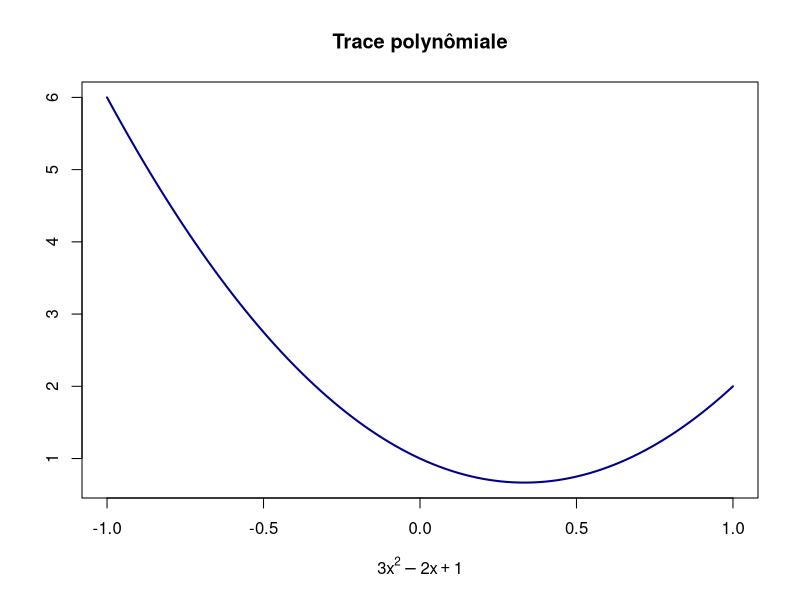
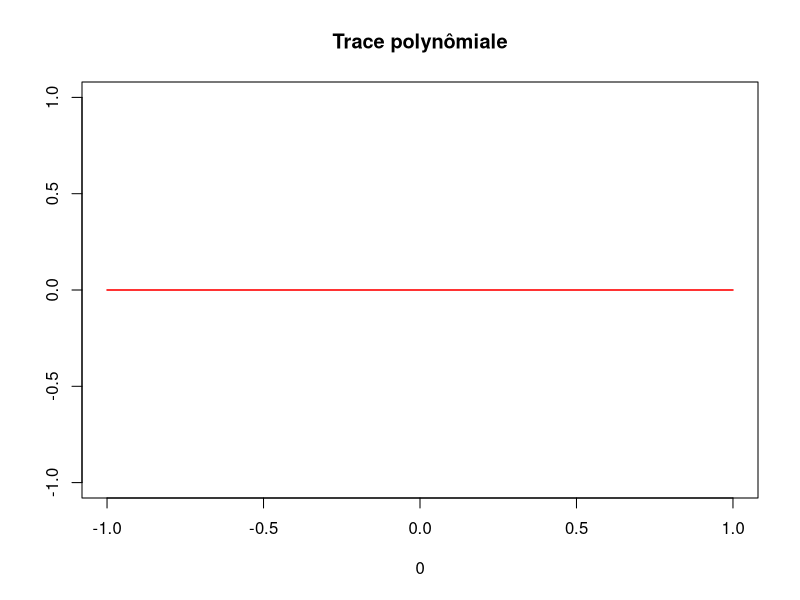
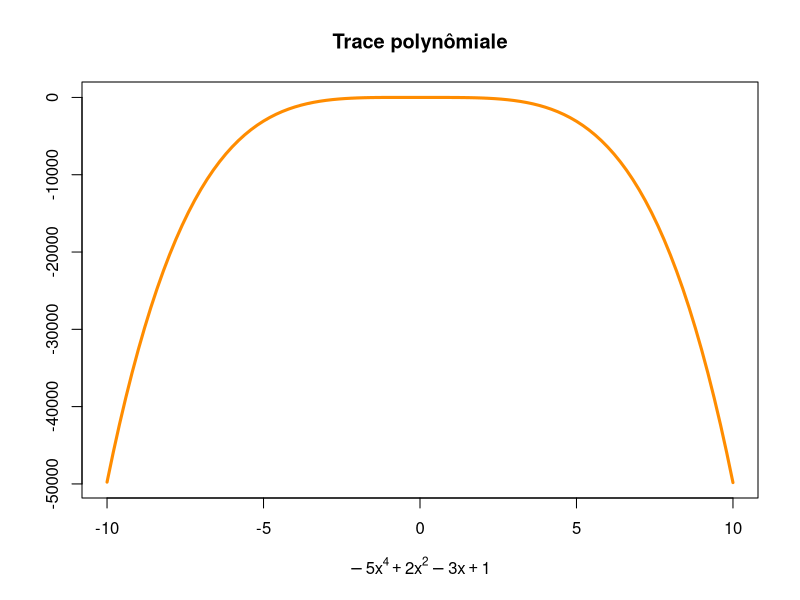
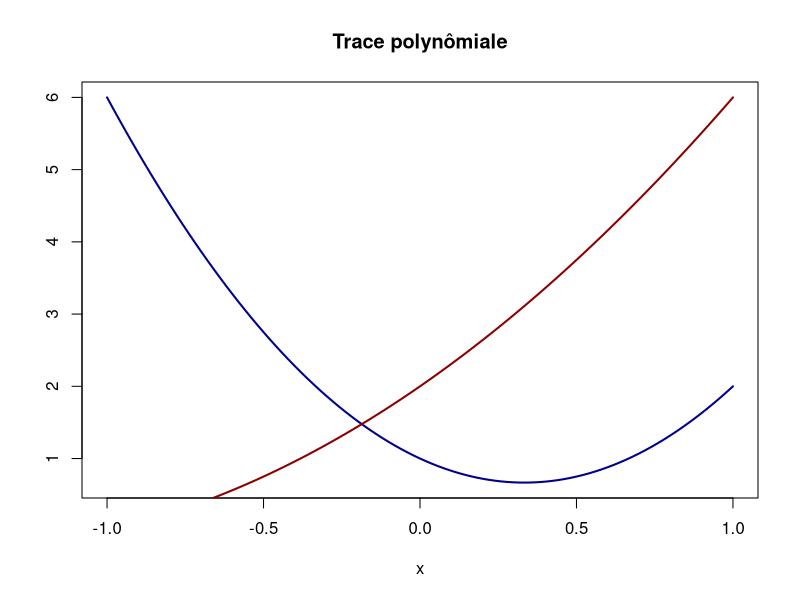
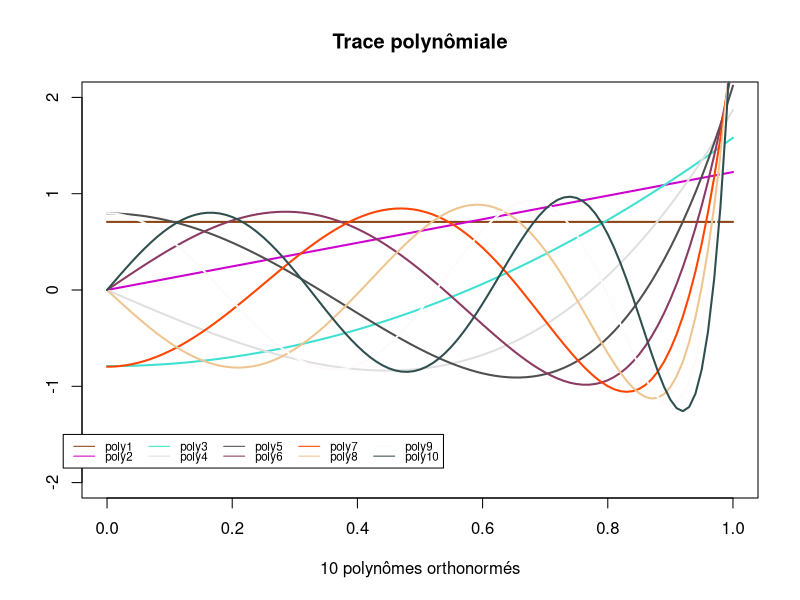
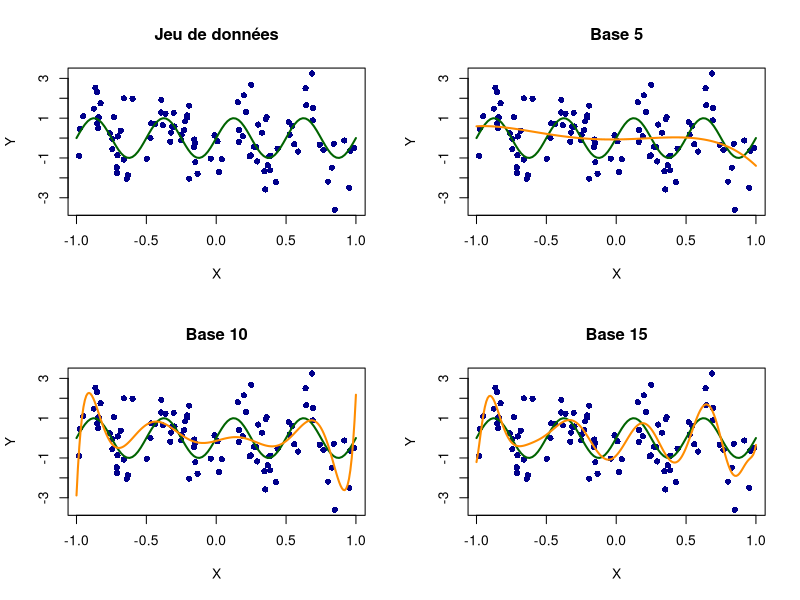
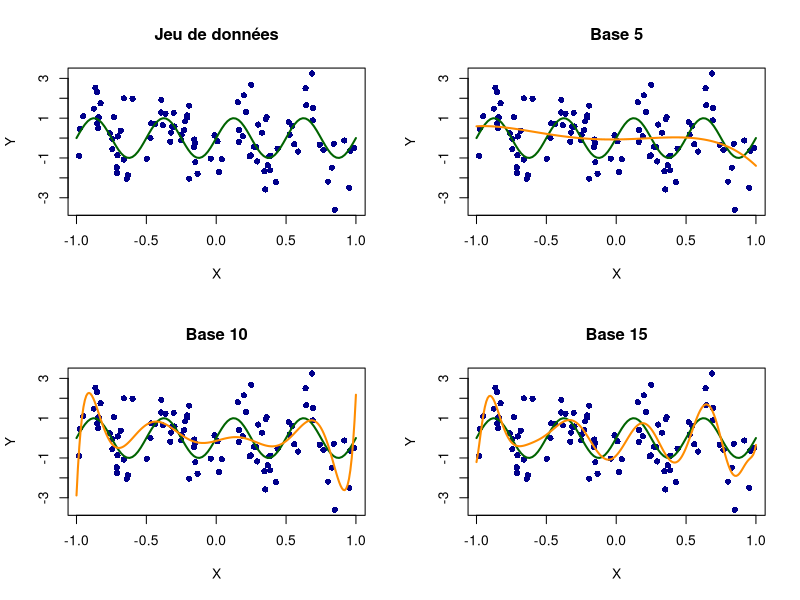

The R script that drew these images, in order:
Sys.setlocale("LC_CTYPE", "fr_FR") ## Si votre système n'est pas en français, vous ne pouvez pas sourcer le scripte avant
## d'exécuter cette premrière commande de configuration. Puisque bien que les lettres spéciales se trouvent seulement
## dans les comentaires et que le codage soit par défaut en UTF-8, R ne les acceptent bizzarement pas lors de la source
## (par contre runner toutes les commandes même en une fois marchera.)

## Encodage mis en UTF-8 pour permettre l'affichage des lettres accentuées.
## Rouvrez le fichier avec le bon codage si besoin.

## Une note avant tout ##
## J'ai prévilégié dans l'ensemble du scripte les classes et méthodes S4 que celles S3, c'est notamment à cause du choix
## personnel, bien que S4 dépasse S3 sous certains aspects (poo, vérification de classe, droit d'accès etc.) et devienne
## plus compliqué sous certains autres. Cela étant dit, pour faciliter la lecture, j'ai toujours nommé les fonctions
## d'enjeu au sein des méthodes S4 suivant la nomencloture S3 dès que possible, de telle sorte que une méthode S3 soit
## également créée qui peut être appelée comme une fonction ordinaire sans forcément passant par la fonction générique.
## Example :
## setMethod(
##    f = "is",
##    signature = "Polynomial",
##    definition = is.Polynomial <- function(object) class(object) == "Polynomial"
## )
## "is.Polynomial <-" est ici redondant. Normalement, S4 ne soutien que d'appeler une méthode à travers sa fonction générique
## is(x, "Polynomial")
## et non pas genre
## is.Polynomial(x)
##
## Il convient de remarquer que 1. ça entraîne une redondance (deux méthodes pour faire la même chose) et que
## 2. ce n'est pas la bonne façon de travailler avec S4. Je fais comme ça seulement pour simplifier la vérification du
## résultat.

#############################################
## Hightlights du scripte pour l'impatient ##
#############################################

## Emploi de classes et méthodes S4

## Test complet de chaque fonction avec tout genre d'examples : polynôme 0, polynômes de même degré mais de coeffs
## dominants de signes opposés qui s'annulent, etc.

## Construction d'un polynôme par ses racines sans multiplier mononôme par mononôme.

## Utilisation du méchanisme de trois points dans la définition de fonction.

## Redéfinition des opérations arithmétiques en passant par leur groupe "Arith".

## Utilisation des paquets "glmnet" et "plotmo" pour Lasso.

## Création d'un paquet R "projet2017Polynomial" installable contenant les fiches aides à l'aide du paquet "roxygen2".

#############################
## Partie Base polynomiale ##
#############################

## Comme le chargement du paquet {polynom} n'est pas souhaité d'après l'esprit de l'ensemble des exercices,
## la classe "Polynomial" n'existe pas encore. Il convient d'abord de la créer. Ici, le nom de
## la classe est capitalisé afin de ne pas le confondre avec celui défini dans le paquet {polynom}.
setClass("Polynomial", representation(coeffs = "numeric"))

## On définit ici également le massage retourné par R à chqaue fois que le contenu d'un objet "Polynomial"
## est demandé.
setMethod(
  f = "show",
  signature = "Polynomial",
  definition = function(object) {
    cat("Un objet de classe \"Polynomial\" dont les coefficients dans l'ordre croissant sont : \n")
    print(object@coeffs)
  }
)


## 1. Création de la fonction "Polynomial" qui crée un objet "Polynomial". ##

Polynomial <- function(coeffs, roots = FALSE, dominant = 1) {
  if (roots) stop("La construction d'un polynôme à partir de ses racines n'est pas encore implémentée. ",
                  call. = FALSE) else
    new("Polynomial", coeffs=coeffs)
}

## Essayons avec 1+2x+3x^2, puis 'roots = TRUE' :
poly1 <- Polynomial(c(1, -2, 3))
poly1
## Ceci renvoyera un message d'erreur
# Polynomial(c(1, 2), roots=TRUE)


## 2. Création de la méthode "is.Polynomial" vérifiant si l'objet est de classe "Polynomial". ##

## Ici, une méthode pouvant être appelée par la fonction générique "is" est plus pertinente qu'une
## fonction indépendante. Elle est créée en S3 et en S4.
setMethod(
  f = "is",
  signature = "Polynomial",
  definition = is.Polynomial <- function(object) class(object) == "Polynomial"
)

## Essayons d'abord avec la méthode elle-même puis avec sa fonction générique "is".
is.Polynomial(poly1)
is(poly1, "Polynomial")
is.Polynomial(c(1, 2))


## 3. Création de la méthode "as(x, "Polynomial")" convertissant un verteur numérique ou une liste dont le premier ##
## élément est un vecteur numérique en un objet "Polynomial". ##

## Attention, car la fonction générique "as" est très particulière (les méthodes S4 se distinguent normalement
## par leur entrée mais ici, l'enjeu c'est la valeur retournée par chaque méthode de la fonction générique "as"),
## c'est compliqué de procéder avec la fonction setMethode. En revanche, il existe pour cela la fonction S4 "setAs",
## qui permet d'appliquer la coercition sans peine.
## On ne vérifie pas si le vecteur ou le premier élément dé-listé est numérique. On laisse ce travail à la
## fonction "Polynomial" qui renverra à son tour un massage d'erreur en cas d'incompatibilité.
setAs(
  from = "numeric", # pour un vecteur numérique
  to = "Polynomial",
  def = as.Polynomial <- function(from) Polynomial(if (is.list(from)) from[[1]] else from)
)
setAs(
  from = "list", # pour une liste
  to = "Polynomial",
  def = as.Polynomial <- function(from) Polynomial(if (is.list(from)) from[[1]] else from)
)

## On voit bien que grâce à la façon de construction, la méthode existe tant en S3 qu'en S4
as.Polynomial(list(x=c(1, 2)))
as.Polynomial(c(1, 2))
as(c(1, 2), 'Polynomial')
as(list(x=c(1, 2)), 'Polynomial')

## La ligne suivante génère une erreur par la fonction "Polynomial" car le vecteur n'est pas numérique.
## as.Polynomial((x=c('a', 'b')))


## 4. Création de la fonction "simplifyPolynomial" qui rend dominant le premier terme de coefficient non nul. ##

## Le paramètre degreVoulu sert à répérer le degré du polynôme renvoyé. Si On veut simplement le polynôme
## simplyfié, pas besoin de préciser ce paramètre (0 par défaut). Par contre si le degré voulu est plus élevé que
## celui du polynôme simplyfié, la fonction va le compléter avec des 0 jusqu'à ce degré-là. Cette conception verra
## son utilité dans la question 11 (opérations arithmétiques).
simplifyPolynomial <- function(x, degreVoulu = 0) {
  longueur <- length(x@coeffs)
  if (longueur - 1 < degreVoulu) {
    x@coeffs <- c(x@coeffs, rep(0, degreVoulu - longueur + 1))
    return (x)
  } else {
    if (longueur == 1) return(x)
    else if (tail(x@coeffs, 1) != 0 || longueur - 1 <= degreVoulu) return(x)
    else {
     x@coeffs <- x@coeffs[-longueur]
     return(simplifyPolynomial(x, degreVoulu))
    }
  }
}

## Quelques examples
poly1
simplifyPolynomial(poly1)
poly2 <- Polynomial(c(1,-3,2,0,-5,0,0,0))
simplifyPolynomial(poly2)
simplifyPolynomial(poly2, degreVoulu = 5)
simplifyPolynomial(poly2, degreVoulu = 10)

## On s'assure également que le polynôme nul est compatible avec la fonction
poly0 <- Polynomial(c(0, 0, 0))
simplifyPolynomial(poly0)


## 5. Création de la méthode "as.character.Polynomial" qui convertit un polynôme en une chaîne de caractères. ##

## D'abord une fonction degre() qui renvoie le degré d'un objet "Polynomial"
degre <- function(p) {
  sim_p <- simplifyPolynomial(p)@coeffs
  return(if ((longueur <- length(sim_p)) == 1 & sim_p[1] == 0) -Inf else longueur - 1)
}

## Essayons avec
poly1
degre(poly1)
poly2
degre(poly2)
poly0
degre(poly0)

## Maintenant création de la fonction "as.character.Polynomial".
## Les paramètres contiennt un booléen pour préciser si on veut des signes de multiplication entre les coefficients
## et les 'x' au résultat. S'il est faux, le format humain sera renvoyé et s'inon'il est vrai, le format "expression"
## sera renvoyé ce qui sert plus tard à mettre un libellé dans un plot plus facilement en pouvant faire appel à la
## fonction "expression".
as.character.Polynomial <- function(x, expressionStyle = FALSE) {
  sim_x <- rev(simplifyPolynomial(x)@coeffs)
  Deg <- length(sim_x) - 1
  if (Deg == 0) return (as.character(sim_x[Deg+1])) else {
    coeffs_caracteres <- sim_x

    ## Ici le code pour insérer des '*' en cas de besoin.
    if (expressionStyle) {
      signeMulti <- rep("*", Deg+1)
      signeMulti[sim_x %in% c(-1, 1)] <- ""
      signeMulti[Deg+1] <- ""
    }

    coeffs_caracteres[-(Deg+1)][coeffs_caracteres[-(Deg+1)] == 1] <- ""
    coeffs_caracteres[-(Deg+1)][coeffs_caracteres[-(Deg+1)] == -1] <- "-"
    coeffs_caracteres[-1][coeffs_caracteres[-1] > 0 | coeffs_caracteres[-1] == ""] <-
        paste("+", coeffs_caracteres[-1][coeffs_caracteres[-1] > 0 | coeffs_caracteres[-1] == ""], sep="")
    return (
      paste(coeffs_caracteres[sim_x != 0],

            ## Ici le code pour insérer des '*' en cas de besoin.
            if (expressionStyle) signeMulti[sim_x != 0],

            c(rep("x^", Deg - 1), "x", "")[sim_x != 0],
        if (Deg == 1) c("", "")[(sim_x != 0)] else c(Deg:2, "", "")[sim_x != 0], sep = "", collapse = "")
      )
  }
}

## Maintenant on emballe la fonction dans une méthode
setMethod(
  f = "as.character",
  signature = "Polynomial",
  definition = as.character.Polynomial
)

## Essayons avec quelques examples.
## A noter que les 1 et les -1 apparaissent comme il faut selon s'ils sont termes constants ou non.
as.character.Polynomial(poly1)
as.character.Polynomial(poly2)
as.character.Polynomial(Polynomial(c(0, 1, -1, 1, 0, -1, 2, 0)), expressionStyle = TRUE)
as.character.Polynomial(poly0)
as.character.Polynomial(Polynomial(c(0, 1)))
as.character.Polynomial(Polynomial(c(1, -1)))
as.character.Polynomial(Polynomial(-1))


## 6. Création d'une méthode de la fonction générique "print" pour afficher un polynôme à la console. ##

setMethod(
  f = "print",
  signature = "Polynomial",
  definition = print.Polynomial <- function(x) print(as.character.Polynomial(x), quote = FALSE)
)

## Essayons avec
print(poly1)

## 7. Création d'une fonction calculant la dérivée d'un polynôme. ##

derivePolynomial <- function(x) {
  if ((Deg <- degre(x)) <= 0) return (Polynomial(0)) else {
    deriveCoeffs <- simplifyPolynomial(x)@coeffs[-1] * 1:Deg
    return (Polynomial(deriveCoeffs))
  }
}

## Essayons avec
derivePolynomial(poly1)
derivePolynomial(poly2)
derivePolynomial(poly0)

## 8. Création d'une fonction calculant la primitive d'un polynôme. ##

## A savoir que la constante C ajoutée est 0.
primitivePolynomial <- function(p) {
  if ((Deg <- degre(p)) == -Inf) return (Polynomial(0)) else {
    primitiveCoeffs <- c(0, simplifyPolynomial(p)@coeffs / 1:(Deg + 1))
    return (Polynomial(primitiveCoeffs))
  }
}

## Essayons avec
primitivePolynomial(poly1)
primitivePolynomial(poly2)
primitivePolynomial(poly0)

## 9. Création d'une fonction évaluant un polynôme en un ou plusieurs points donnés. ##

## A noter qu'ici le calcul vectoriel (x est un vecteur représentant plusieurs points) est soutenu.
values <- function(p, x) {
  sapply(x,
    function(poly, y) {
      sim_p <- simplifyPolynomial(poly)@coeffs
      if ((Deg <- degre(poly)) <= 0) return (sim_p[1]) else
      return ((sim_p)[1] + sum(sim_p[-1] * y^(1:Deg)))
    },
    poly = p
  )
}

## Essayons avec
poly1
values(p=poly1, x=c(1, 2))
poly2
values(poly2, c(0, -1, -2))
values(poly0, c(0, 0))

## 10. Création d'une fonction calculant l'intégrale d'un polynôme entre [-1, 1]. ##

## A noter que le calcul se fait à travers la primitive du polynôme et que xmin peut être plus petit, égal, ou
## plus grand que xmax.
integratePolynomial <- function(p, xmin, xmax) diff(values(primitivePolynomial(p), c(xmin, xmax)))

## Essayons avec
poly1
primitivePolynomial(poly1)
integratePolynomial(poly1, 1, 2)
integratePolynomial(poly1, 2, 1)
integratePolynomial(poly1, 1, 1)
integratePolynomial(poly0, 3, 10)

## 11. Création des méthodes pour `+`, `-` et `*` permettant l'addition, la soustraction et la multiplication ##
## entre polynômes. ##

## Attention : A la 1ère fois j'ai fait cet exercice en créant des méthodes S4 resp. pour `+`, `-` et `*`, dont j'ai mis
## le code en commentaires à la fin du scripte. Ça a marché sans aucun souci en premier temps. Cependant, lorsque
## j'utilise la fonction "cv.glmnet" du paquet "glmnet" dans la question 23, R retourne une erreur car cette fonction-là
## surcharge également la fonction `+` pour sa nouvelle classe "Matrix" et la méthode rentre en conflict avec la mienne !
## En outre, surcharger séparémént les fonctions génériquse `+`, `-` et `*` n'est en effet pas la bonne façon de travailler
## avec les méthodes S4 car il s'agit d'un GROUPE de fonctions générique. La bonne façon pour S4 est de surcharger le
## groupe générique "Arith", d'où il faudra un traitement intégral de toutes les opérations arithmétiques dont on a besoin
## dans l'ensemble du scripte. Pour cela, j'ai regroupé les exercices 11 et 16 et invite le lecteur à trouver la réponse
## de cet exercice à la place de l'exercice 16 (Division euclidienne entre polynômes).


## 12. Redéfinition de la classe "Polynomial" et de la fonction de création "Polynomial". ##

## On va d'abord redéfinir la classe "Polynomial" en y ajoutant un slot "racines".
setClass("Polynomial", representation(coeffs = "numeric", racines = "numeric"), prototype(racines = NA_integer_))

## Renouvellement de la fonction de création "Polynomial" qui crée maintenant un objet "Polynomial" à travers
## ses coefficients ou ses racines.
Polynomial <- function(num, roots = FALSE, dominant = 1) {
  if (roots) {
    coeffs <- sapply(length(num):1, function(x) sum(apply(combn(num, x), 2, prod)))
    new("Polynomial", coeffs = dominant * c(coeffs, 1), racines = sort(num))
  } else
    new("Polynomial", coeffs = num)
}

## Essayons avec quelques examples
poly3 <- Polynomial(c(1,2), roots = TRUE)
print(poly3)
poly4 <- Polynomial(c(-1,-1), roots = TRUE, dominant = 5)
print(poly4)
poly5 <- Polynomial(c(0,0), roots = TRUE)
print(poly5)
poly6 <- Polynomial(c(0,0,1), roots = TRUE)
print(poly6)

## Il convient également de redfinir la façon d'afficher un objet polynomial.
setMethod(
  f = "show",
  signature = "Polynomial",
  definition = function(object) {
    cat("Un objet de classe \"Polynomial\" dont les coefficients dans l'ordre croissant sont : \n")
    print(object@coeffs)
    if (is.na(object@racines[1])) cat("Mais ses racines ne sont pas connues. \n") else {
      cat("Et ses racines sont : \n")
      print(object@racines)
    }
  }
)

## Il convient de réinitialiser les polynômes créés avec l'ancienne classe.
poly1 <- Polynomial(c(1, -2, 3))
poly2 <- Polynomial(c(1,-3,2,0,-5,0,0,0))
poly0 <- Polynomial(0)
poly1
poly2

## La fonction "simplifyPolynomial" est-elle toujours opérationnelle ? (Qui ne doit pas perdre les racines
## en cas d'existence)
poly6
poly6@coeffs <- c(0, 0, 1, 1, 0, 0, 0)
simplifyPolynomial(poly6)
simplifyPolynomial(poly6, degreVoulu = 10) ## Réponse : oui.

## Il conviendrait aussi de redéfinir la fonction "primitivePolynomial", Pour la garde des racines
## si les opérandes en ont. Mais vu qu'on s'en servira pas par la suite, ici on ne va pas le faire.

## 13. Création d'une méthode pour "summary" qui affiche les coeffs et les racines d'un polynôme. ##

setMethod(
  f = "summary",
  signature = "Polynomial",
  definition = function(object) {
    return (list(coeffs = object@coeffs, racines = object@racines))
  }
)

## Essayons avec
summary(poly6)
summary(poly1)$coeffs

## 14. Creation d'une méthode pour "plot" qui trace un polynôme. ##

setMethod(
  f = "plot",
  signature = "Polynomial",
  definition = plot.Polynomial <- function(x, xlim=c(-1,1), main = "Trace polyn\U00F4miale",
    xlab = parse(text = as.character.Polynomial(x, expressionStyle = TRUE)),
    ylab = "", col="darkblue", lwd=2, ...) {
    courbe <- function(y) values(x, y)
    plot(courbe, xlim = xlim, main = main, xlab = xlab, ylab = ylab, col=col, lwd=lwd, ...)
  }
)

## Essayons avec
plot.Polynomial(poly1)
plot(poly0, col='red', lwd=1.5)
plot(poly2, col="darkorange", lwd=3, xlim=c(-10, 10))

## 15. Surcharger la fonction "lines" pour ajouter d'autres traces polynomiales. ##

## ATTENTION : On ne va pas créer la fonction lines.Polynomial(), dont on ne servira pas de toute façon.
## Pour ajouter une autre courbe à un plot existant, il suffirera d'utiliser plot.Polynomial() avec le paramètre
## add = TRUE. Pourquoi cela marche ?

## Quand on fait appel à la méthode plot.Polynomial(), sa fonction générique va chercher la méthode
## plot.function() au lieu de plot.default() qui va à son tour faire appel à la méthode plot.xy(),
## parce que notre méthode plot.Polynomial() est construite de manière qu'elle prenne une fonction comme
## entrée et non pas un couple de vecteurs numériques. Du coup plot.function() accepte add=TRUE comme
## paramètre alors que ce n'est pas le cas de plot.xy() !

## Essayons avec
plot.Polynomial(poly1, xlab = NULL)
plot.Polynomial(poly3, add=TRUE, col="darkred")

## 11. et 16. Opérations arithmétiques polynomiales et entre un polynôme et un nombre. ##

## Maintenant toutes les opérations arithmétiques polynomiales ensembles.
## i) Opérations polynomiales binaires
setMethod(
  f = "Arith",
  signature (e1 = "Polynomial", e2 = "Polynomial"),
  definition = function(e1, e2) {

    ## addition ##
    ## Rappelez-vous du paramètre "d'en trop" "degreVoulu" dans la fonction simplifyPolynomial(), dont le but est de
    ## compléter un polynôme avec des 0 à un degré donné plus élevé que celui du polynôme. Maintenant on va s'en servir
    ## pour éviter le mécanisme du recyclage des opérations vectorielles de R.
    if (as.character(match.call()[[1]]) == "+") {
      maxDeg <- max(degre(e1), degre(e2))
      e1 <- simplifyPolynomial(e1, degreVoulu = maxDeg)
      e2 <- simplifyPolynomial(e2, degreVoulu = maxDeg)
      resultat_coeffs <- callGeneric(e1@coeffs, e2@coeffs)
      return (simplifyPolynomial(Polynomial(resultat_coeffs)))
    } else

    ## Soustraction ##
    ## Exactement le même code sauf "-" au lieu de "+".
    if (as.character(match.call()[[1]]) == "-") {
      maxDeg <- max(degre(e1), degre(e2))
      e1 <- simplifyPolynomial(e1, degreVoulu = maxDeg)
      e2 <- simplifyPolynomial(e2, degreVoulu = maxDeg)
      resultat_coeffs <- callGeneric(e1@coeffs, e2@coeffs)
      return (simplifyPolynomial(Polynomial(resultat_coeffs)))
    } else

    ## Multiplication ##
    ## Il y a des algorithmes efficaces dédiés au calcul de la multiplication polynomiale en informatique,
    ## e.g. celui de "diviser pour régner". Ici on ne va pas le faire, puisque
    ## 1. R n'est de toute façon pas un logiciel très efficace, d'où de couper un polynôme en morceaux va prendre du temps
    ## 2. On ne va pas faire de la multiplication avec des polynômes gigantesques, le temps gagné sera pas remarquable.
    ## Donc ici, on le fait avec des boules.
    if (as.character(match.call()[[1]]) == "*") {
      Deg1 <- degre(e1)
      Deg2 <- degre(e2)
      if (Deg1 == -Inf || Deg2 == -Inf) return (Polynomial(0)) else {
        DegResultat <- Deg1 + Deg2
        coeffs1 <- simplifyPolynomial(e1)@coeffs
        coeffs2 <- simplifyPolynomial(e2)@coeffs
        resultat_coeffs <- numeric(DegResultat + 1)
        for (i in 1:(Deg1+1))
          for (j in 1:(Deg2+1))
            resultat_coeffs[i+j-1] <- resultat_coeffs[i+j-1] + coeffs1[i] * coeffs2[j]
        return (Polynomial(resultat_coeffs))
      }
    } else

    ## Résidu ##
    if (as.character(match.call()[[1]]) == "%/%")  {
      if (degre(e2) == -Inf) stop("Diviseur ne doit pas être nul !") else
        if (degre(e2) == 0) return (Polynomial(0)) else {
          coeffs1 <- simplifyPolynomial(e1)@coeffs
          coeffs2 <- simplifyPolynomial(e2)@coeffs
          if (length(coeffs1) < length(coeffs2) || length(coeffs1) == 0) {
            e1@racines <- NA_integer_
            return (simplifyPolynomial(e1))
          } else {
            e1@coeffs <- coeffs1 - c(rep(0, length(coeffs1) - length(coeffs2)),
                                     tail(coeffs1, 1) / tail(coeffs2, 1) * coeffs2)
            return (simplifyPolynomial(e1) %/% e2)
          }
        }
    } else

    ## Quotient ##
    if (as.character(match.call()[[1]]) == "%%") {
      if (degre(e2) == -Inf) stop("Diviseur ne doit pas être nul !") else {
        coeffs1 <- simplifyPolynomial(e1)@coeffs
        coeffs2 <- simplifyPolynomial(e2)@coeffs
        if (length(coeffs1) < length(coeffs2) || (length(coeffs1) == 1 && coeffs1[1] == 0)) return (Polynomial(0)) else {
          Deg_diff <- length(coeffs1) - length(coeffs2)
          Quotient_coeff_dominant <- tail(coeffs1, 1) / tail(coeffs2, 1)
          e1@coeffs <- coeffs1 - c(rep(0, Deg_diff), Quotient_coeff_dominant * coeffs2)
          return (Polynomial(c(rep(0, Deg_diff), Quotient_coeff_dominant)) + (simplifyPolynomial(e1) %% e2))
        }
      }
    } else

    ## Autre opération ##
    stop("Cette opération est non définie entre les polynômes !")
  }
)

## ii) Opérations polynomiales unaires
setMethod(
  f = "Arith",
  signature (e1 = "Polynomial"),
  definition = function(e1) {
    e1@coeffs <- callGeneric(e1@coeffs)
    return (simplifyPolynomial(e1))
  }
)

##### Vérifions maintenant les méthodes avec une série d'examples. ####
## Addition
poly1 ; poly2
poly1 + poly2
+ poly2
+ poly0
poly0 + poly0

## Soustraction
poly1 ; poly2
poly1 - poly2
- poly2
- poly0
poly0 - poly0

## Multipliacation
poly1; poly2
poly1 * poly2
poly0 * poly0
poly0 * poly1

## Calcul du residu
Polynomial(c(1, 3, -1, 1), roots = TRUE) %/% Polynomial(c(5, 10, 5))
Polynomial(c(1, 0, -2, 0, 0, 3, -5, -6, -8)) %/% Polynomial(c(3, -5, -6, -8))
poly1
poly1 %/% Polynomial(2)
## Cette commande renvoyera une erreur
# poly1 %/% poly0

## Calcul du quotient
Polynomial(c(1, -1, 1), roots = TRUE) %% Polynomial(c(1, 1), roots = TRUE)
Polynomial(c(1, 0, -2, 0, 0, 3, -5, -6, -8)) %% Polynomial(c(3, -5, -6, -8))
poly1
poly1 %% Polynomial(2)
## Cette commande renvoyera une erreur
# poly1 %% poly0


## iii) Ensuite, au lieu de convertir à chaque fois le diviseur numérique en polynôme puis faire la division
## polynomiale, il convient de définir la division et la multiplication d'un polynôme par un nombre, pour des
## raisons d'efficacité de calcul.
setMethod(
  f = "Arith",
  signature (e1 = "Polynomial", e2 = "numeric"),
  definition = function(e1, e2) {

    ## Division par un monbre ##
    if (as.character(match.call()[[1]]) == "/") {
      if (e2 == 0) stop("Diviseur ne doit pas être nul !") else {
        e1@coeffs <- e1@coeffs / e2
        return (simplifyPolynomial(e1))
      }
    } else

      ## Multiplication par un monbre ##
      if (as.character(match.call()[[1]]) == "*") {
        e1@coeffs <- e1@coeffs * e2
        return (simplifyPolynomial(e1))
      } else

        ## Autre opération ##
        stop("Cette opération est non définie entre les polynômes !")
  }
)
poly1 / 0.5
poly2 * 2

setMethod(
  f = "Arith",
  signature (e1 = "numeric", e2 = "Polynomial"),
  definition = function(e1, e2) {

    ## Multiplication par un nombre ##
    if (as.character(match.call()[[1]]) == "*") {
      e2@coeffs <- e1 * e2@coeffs
      return (simplifyPolynomial(e2))
    } else

      ## Autre opération ##
      stop("Cette opération est non définie entre les polynômes !")
  }
)
2 * poly2



## 17. Création d'une fonction qui renvoie une base polynomiale, ortho-normée ou non. ##

## Ecrions d'abord une méthode pour "sum()" qui prend comme paramètre une liste de listes chacune composée d'un seul
## polynôme et calcule leur somme. Ce qui rendra le prochain morceaux du code beaucoup plus lisible.
.sum_def <- function(x, ..., na.rm = FALSE) base::sum(x, ..., na.rm = na.rm)
setGeneric("sum", function(x, ..., na.rm = FALSE) standardGeneric("sum"), useAsDefault = .sum_def, group="Summary")

setMethod(
  f = "sum",
  signature (x = "list", na.rm = "ANY"),
  definition = function(x, ..., na.rm) {
    if (length(x) == 0) return (Polynomial(0)) else
      if (length(x) == 1) return (simplifyPolynomial(x[[1]])) else
       return (simplifyPolynomial(x[[1]] + sum(x[-1])))
  }
)

## Essayons simplement avec
poly1
sum(list(poly1, poly1, poly1, poly1))

## Maintenant la fonction qui donne la base
basePolynomial <- function(d, ortho=FALSE) {
  nouvelleComposante <- Polynomial(c(rep(0, d-1), 1))
  if (d <= 1) return (list(nouvelleComposante / if (!ortho) 1 else sqrt(2))) else {
    basePrecedente <- basePolynomial(d-1, ortho)
    if (ortho) {
      diminuteur <- sum(lapply(basePrecedente, function(p, p1) integratePolynomial(p * p1, -1, 1) * p,
                               p1 = nouvelleComposante))
      nouvelleComposante <- nouvelleComposante - diminuteur
      nouvelleComposante <- nouvelleComposante / sqrt (integratePolynomial(nouvelleComposante * nouvelleComposante, -1, 1))
    }
    return (c(basePrecedente, nouvelleComposante))
  }
}

## Un example de base non orthogonale
basePolynomial(3)

## Puis un example de base ortho-normée
BasePoly4 <- basePolynomial(4, ortho=TRUE)
BasePoly4
## Vérifions que la base est bien ortho-normée
sapply(BasePoly4, function(x) integratePolynomial(x*x, -1, 1)) # doit renvoyer : [1] 1 1 1 1
apply(combn(BasePoly4, 2), 2, function(x) integratePolynomial(x[[1]]*x[[2]], -1, 1)) # doit renvoyer : [1] 0 0 0 0 0 0


## 18. Représentation des 10 premiers polynômes sur un graphique. ##

BasePoly10 <- basePolynomial(10, ortho=TRUE)

set.seed(21007979)
couleurs <- sample(colors(), 10)
invisible(sapply(1:10, function(i, ...) plot(BasePoly10[[i]], col = couleurs[i], add = (i != 1), ...),
          xlim = c(0, 1), ylim = c(-2, 2), xlab = "10 polyn\U00F4mes orthonorm\U00E9s"))
legend(-0.07, -1.5, inset = 0.05, legend = paste("poly", 1:10, sep = ""), col = couleurs,
      lwd = 1, xpd = TRUE, ncol = 5, y.intersp = 0.7, cex = 0.7)

## 19. Création d'une fonction qui fait la régression linéaire polynomiale à l'aide d'une base polynomiale donnée. ##

regLinBaseQconq <- function(X, Y, Base) {
  if (!is.numeric(X) | !is.numeric(Y) | length(X) != length(Y)) stop("X et Y doivent être deux vecteurs numériques
    de même longueur !") else
  if (!is.list(Base)) stop("Base doit être soit une liste de polynômes soit une liste de functions !") else
  if (is.Polynomial(Base[[1]])) {
    Base <- lapply(Base, function(composante) return (function(x) values(composante, x)))
  }

  if (is.function(Base[[1]])) {
    lmFit <- lm(as.formula(paste("Y ~ 0", (paste("Base[[", 1:length(Base), "]](X)", sep="", collapse="+")), sep="+")))
  } else stop("La base entrée n'est ni de fonctions ni de polynômes !")
## Ici, je suis obsessif de fabriquer une formule plutôt que de créer une matrice avec une série de variables, pour
## que mon modèle à la fin reste un modèle entre X et Y. J'ai tout intérêt de faire ça comme ça car plus tard, quand
## je prédis pour n'importe quelle valeur de X entre [-1, 1], je pourrai prendre ce modèle calculé et lui donner
## directement la valeur du nouveau X. Sinon, je serais obligé de recalculer à chaque fois la matrice,
## si ce nouveau X n'appartient pas à l'ensemble des valeurs de X utilisées pour ajuster le modèle.

  names(lmFit$coefficients) <- paste("f_", 1:length(Base), "(X)", sep = "")
  return(lmFit)
}

## 20. Simulations d'un jeu de données. ##

X1 <- runif(n = 100, min = -1, max = 1)
epsilon <- rnorm(n = 100)
Y1 <- sin(4 * pi * X1) + epsilon


## 21. Traces du nuage des points et les estimations des modèles avec des bases de 5, 10 et 15 composantes. ##

## En faveur de l'exercice 22, j'ai emballé les étapes de tracer dans une fonction, qui prend comme paramètres
## entres autres un nombre quelconque de bases quelconques et le jeu de données.
traceModelesAjustes <- function(newPar = c(2, 2), dimBases = c(5, 10, 15), FUN = basePolynomial,
                                Y = Y1, X = X1, ...) {
  FitListe <- lapply(dimBases, function(x) regLinBaseQconq(X, Y, FUN(x, ...)))
  XGrille = seq(-1, 1, by = 0.01)
  YPreditListe <- lapply(FitListe, function(Fit) predict(Fit, data.frame(X = XGrille)))
  oldPar <- par(mfrow = newPar)
  for (i in c(0, dimBases)) {
    plot(Y~X, pch = 16, col = "darkblue")
    plot(function(x) sin(4 * pi * x), xlim=(c(-1, 1)), add=TRUE, lwd=2, col="darkgreen")
    if (i > 0) {
      title(main = paste("Base", i))
      lines(XGrille, YPreditListe[[which(dimBases == i)]], lwd=2, col = "darkorange")
    } else
    title(main = "Jeu de donn\U{E9}es")
  }
  par(oldPar)
}

## Essayons maintenant avec les 2 types de bases polynomiales
traceModelesAjustes(ortho = TRUE)
traceModelesAjustes(ortho = FALSE) ## Aucune différence que la précédente ? Forcément, car pour les modèles complets,
## l'espace vectoriel engendré par les deux types de bases est le même.




## ANNEXE ########### Les opérations arithmétiques que j'ai faites séparément à la première fois ##################
## Rappelez-vous du paramètre "d'en trop" "degreVoulu" dans la fonction simplifyPolynomial(), dont le but est de
## compléter un polynôme avec des 0 à un degré donné plus élevé que celui du polynôme. Maintenant on va s'en servir
## pour éviter le mécanisme du recyclage des opérations vectorielles de R.

# ## Addition.
# setMethod(
#   f = `+`,
#   signature (e1 = "Polynomial", e2 = "Polynomial"),
#   definition = `+.Polynomial` <- function(e1, e2) {
#     if (missing(e2)) resultat_coeffs <- callGeneric(e1@coeffs) else {
#       maxDeg <- max(degre(e1), degre(e2))
#       e1 <- simplifyPolynomial(e1, degreVoulu = maxDeg)
#       e2 <- simplifyPolynomial(e2, degreVoulu = maxDeg)
#       resultat_coeffs <- callGeneric(e1@coeffs, e2@coeffs)
#     }
#     return (simplifyPolynomial(Polynomial(resultat_coeffs)))
#   }
# )
#
# poly1 ; poly2
# poly1 + poly2
# + poly2
# + poly0
# poly0 + poly0
#
# ## Soustraction. Exactement le même code sauf "-" au lieu de "+".
# setMethod(
#   f = `-`,
#   signature (e1 = "Polynomial", e2 = "Polynomial"),
#   definition = `-.Polynomial` <- function(e1, e2) {
#     if (missing(e2)) resultat_coeffs <- callGeneric(e1@coeffs) else {
#       maxDeg <- max(degre(e1), degre(e2))
#       e1 <- simplifyPolynomial(e1, degreVoulu = maxDeg)
#       e2 <- simplifyPolynomial(e2, degreVoulu = maxDeg)
#       resultat_coeffs <- callGeneric(e1@coeffs, e2@coeffs)
#     }
#     return (simplifyPolynomial(Polynomial(resultat_coeffs)))
#   }
# )
#
# poly1 ; poly2
# poly1 - poly2
# - poly2
# - poly0
# poly0 - poly0
#
# ## Multiplication. Il y a des algorithmes efficaces dédiés au calcul de la multiplication polynomiale en informatique,
# ## e.g. celui de "diviser pour régner". Ici on ne va pas le faire, puisque
# ## 1. R n'est de toute façon pas un logiciel très efficace, d'où de couper un polynôme en morceaux va prendre du temps ;
# ## 2. On ne va pas faire de la multiplication avec des polynômes gigantesques, le temps gagné sera pas remarquable.
# ## Donc ici, on le fait avec des boules.
#
# setMethod(
#   f = `*`,
#   signature (e1 = "Polynomial", e2 = "Polynomial"),
#   definition = `-.Polynomial` <- function(e1, e2) {
#     Deg1 <- degre(e1)
#     Deg2 <- degre(e2)
#     if (Deg1 == -Inf || Deg2 == -Inf) return (Polynomial(0)) else {
#       DegResultat <- Deg1 + Deg2
#       coeffs1 <- simplifyPolynomial(e1)@coeffs
#       coeffs2 <- simplifyPolynomial(e2)@coeffs
#       resultat_coeffs <- numeric(DegResultat + 1)
#       for (i in 1:(Deg1+1))
#         for (j in 1:(Deg2+1))
#           resultat_coeffs[i+j-1] <- resultat_coeffs[i+j-1] + coeffs1[i] * coeffs2[j]
#       return (Polynomial(resultat_coeffs))
#     }
#   }
# )
# poly1; poly2
# poly1 * poly2
# poly0 * poly0
# poly0 * poly1
#
# ## Calcul du residu.
# setMethod(
#   f = `%/%`,
#   signature (e1 = "Polynomial", e2 = "Polynomial"),
#   definition = `%/%.Polynomial` <- function(e1, e2) {
#     if (degre(e2) == -Inf) stop("Diviseur ne doit pas être nul !") else
#       if (degre(e2) == 0) return (Polynomial(0)) else {
#         coeffs1 <- simplifyPolynomial(e1)@coeffs
#         coeffs2 <- simplifyPolynomial(e2)@coeffs
#         if (length(coeffs1) < length(coeffs2) || length(coeffs1) == 0) {
#           e1@racines <- NA_integer_
#           return (simplifyPolynomial(e1))
#         } else {
#           e1@coeffs <- coeffs1 - c(rep(0, length(coeffs1) - length(coeffs2)),
#                                    tail(coeffs1, 1) / tail(coeffs2, 1) * coeffs2)
#           return (`%/%.Polynomial`(simplifyPolynomial(e1), e2))
#         }
#       }
#   }
# )
#
# Polynomial(c(1, 3, -1, 1), roots = TRUE) %/% Polynomial(c(5, 10, 5))
# Polynomial(c(1, 0, -2, 0, 0, 3, -5, -6, -8)) %/% Polynomial(c(3, -5, -6, -8))
# poly1
# poly1 %/% Polynomial(2)
# # poly1 %/% poly0
#
# ## Calcul du quotient.
# setMethod(
#   f = `%%`,
#   signature (e1 = "Polynomial", e2 = "Polynomial"),
#   definition = `%%.Polynomial` <- function(e1, e2) {
#     if (degre(e2) == -Inf) stop("Diviseur ne doit pas être nul !") else {
#       coeffs1 <- simplifyPolynomial(e1)@coeffs
#       coeffs2 <- simplifyPolynomial(e2)@coeffs
#       if (length(coeffs1) < length(coeffs2) || (length(coeffs1) == 1 && coeffs1[1] == 0)) return (Polynomial(0)) else {
#         Deg_diff <- length(coeffs1) - length(coeffs2)
#         Quotient_coeff_dominant <- tail(coeffs1, 1) / tail(coeffs2, 1)
#         e1@coeffs <- coeffs1 - c(rep(0, Deg_diff), Quotient_coeff_dominant * coeffs2)
#         return (Polynomial(c(rep(0, Deg_diff), Quotient_coeff_dominant)) +
#                   `%%.Polynomial`(simplifyPolynomial(e1), e2))
#       }
#     }
#   }
# )
#
# Polynomial(c(1, -1, 1), roots = TRUE) %% Polynomial(c(1, 1), roots = TRUE)
# Polynomial(c(1, 0, -2, 0, 0, 3, -5, -6, -8)) %% Polynomial(c(3, -5, -6, -8))
# poly1
# poly1 %% Polynomial(2)
# # poly1 %% poly0
#
# ## D'abord au lieu de convertir à chaque fois le diviseur numérique en polynôme puis faire la division polynomiale,
# ## il convient de définir la division d'un polynôme par un nombre, pour des raisons d'efficacité de calcul.
# setMethod(
#   f = `/`,
#   signature (e1 = "Polynomial", e2 = "numeric"),
#   definition = function(e1, e2) {
#     if (e2 == 0) stop("Diviseur ne doit pas être nul !") else {
#       e1@coeffs <- e1@coeffs / e2
#       return (simplifyPolynomial(e1))
#     }
#   }
# )
# poly1 / 0.5
#
# ## Il s'en va de même pour la multiplication par un nombre.
# setMethod(
#   f = `*`,
#   signature (e1 = "Polynomial", e2 = "numeric"),
#   definition = function(e1, e2) {
#     e1@coeffs <- e1@coeffs * e2
#     return (simplifyPolynomial(e1))
#   }
# )
# poly2 * 2
#
# setMethod(
#   f = "*",
#   signature (e1 = "numeric", e2 = "Polynomial"),
#   definition = function(e1, e2) {
#     e2@coeffs <- e1 * e2@coeffs
#     return (simplifyPolynomial(e2))
#   }
# )
# 2 * poly2
